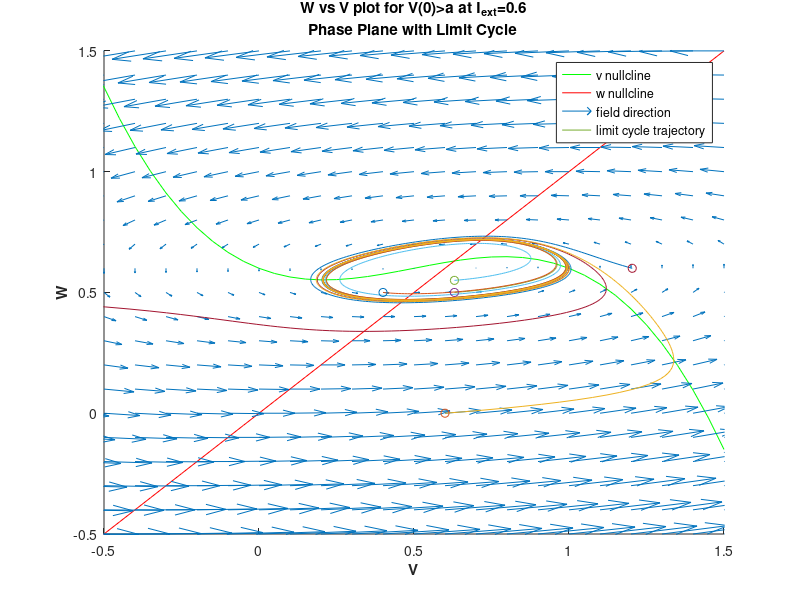

Reproduce this figure in MATLAB.
function LCcase2
Y1=[0.6304,0.5000];
Y2=[0.6304,0.5500];
Y3=[-0.6000,0.4500];
Y4=[1.2040, 0.6000];
Y5=[0.4000,0.5000];
Y6=[0.6,0.0];
a=0.5;r=0.1;b=0.1;I0=0.6;
x1 = -1.5;
x2 = 1.5;
y1 = -1.5;
y2 = 1.5;
t=0:0.1:100;
options=odeset('RelTol',1.e-5);
[T1, Yt1]=ode45(@dydt_FHN,t,Y1,options,a,b,r,I0);
options=odeset('RelTol',1.e-5);
[T2, Yt2]=ode45(@dydt_FHN,t,Y2,options,a,b,r,I0);
options=odeset('RelTol',1.e-5);
[T3, Yt3]=ode45(@dydt_FHN,t,Y3,options,a,b,r,I0);
options=odeset('RelTol',1.e-5);
[T4, Yt4]=ode45(@dydt_FHN,t,Y4,options,a,b,r,I0);
options=odeset('RelTol',1.e-5);
[T5, Yt5]=ode45(@dydt_FHN,t,Y5,options,a,b,r,I0);
options=odeset('RelTol',1.e-5);
[T6, Yt6]=ode45(@dydt_FHN,t,Y6,options,a,b,r,I0);


[v_values, w_values] = meshgrid(x1:0.1:x2, y1:0.1:y2);
vdot= v_values*(a-v_values)*(v_values-1)-w_values+I0;
wdot = b*v_values-r*w_values;
%determine and plot the v,w-nullclines
vpts=(x1:.05:x2);
vnullpts=-vpts.*(vpts-a).*(vpts-1)+ I0;
wnullpts= (vpts*b)/r;
figure(1);clf;
hold on;
plot(vpts,vnullpts,'green',vpts,wnullpts,'red');
hold on;
h1 = quiver(v_values, w_values, vdot, wdot);
set(h1,'AutoScale','on', 'AutoScaleFactor', 3)
hold on;
plot(Yt1(:,1),Yt1(:,2)); % V-w phase plane
hold on;
plot(Yt2(:,1),Yt2(:,2)); % V-w phase plane
hold on;
plot(Yt3(:,1),Yt3(:,2)); % V-w phase plane
hold on;
plot(Yt4(:,1),Yt4(:,2)); % V-w phase plane
hold on;
plot(Yt5(:,1),Yt5(:,2)); % V-w phase plane
hold on;
plot(Yt6(:,1),Yt6(:,2)); % V-w phase plane
hold on;
plot(Y1(1),Y1(2), '-o')
hold on;
plot(Y2(1),Y2(2), '-o')
hold on;
plot(Y3(1),Y3(2), '-o')
hold on;
plot(Y4(1),Y4(2), '-o')
hold on;
plot(Y5(1),Y5(2), '-o')
hold on;
plot(Y6(1),Y6(2), '-o')
% labels = 'Starting point';
% plot(v0,w0, '-o')
% text(v0,w0,labels, 'VerticalAlignment','top','HorizontalAlignment','left');
xlabel('\bf{V}'); ylabel('\bf{W}');
title({'W vs V plot for V(0)>a at I_{ext}=0.6'; 'Phase Plane with Limit Cycle'})
legend('v nullcline','w nullcline', 'field direction', 'limit cycle trajectory');
axis([-.5 x2 -.5 y2]);
end
function dY=dydt_FHN(t,Y,a,b,r,I0)
v=Y(1);
w=Y(2);
dY=zeros(2,1);
dY(1)=-v*(v-a)*(v-1)-w+I0;
dY(2)=b*v-r*w;
end

